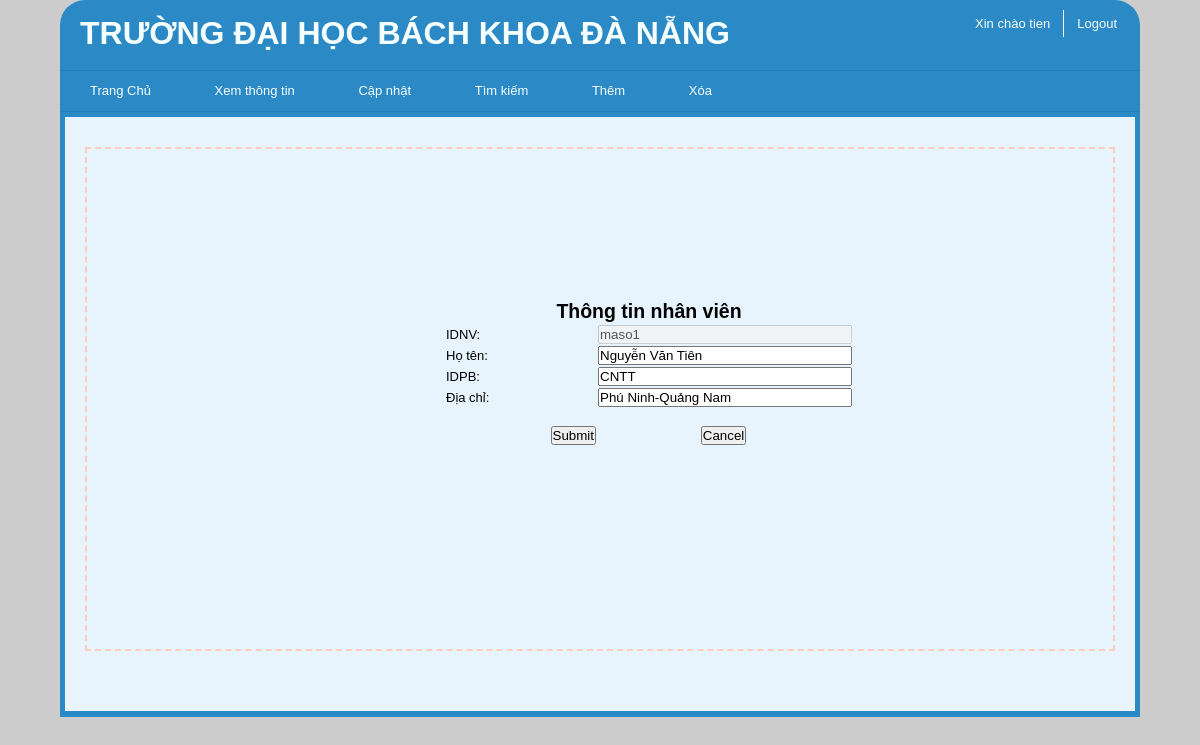
The page /dulieu/CapNhapNVCT.php?IDNV=maso1 (signed in) on the database its author committed.
### tables this page shows
CREATE TABLE `nhanvien` (
  `IDNV` varchar(20) NOT NULL,
  `Hoten` varchar(50) NOT NULL,
  `IDPB` varchar(20) NOT NULL,
  `Diachi` varchar(50) NOT NULL
);

### dulieu/CapNhapNVCT.php (the view, shortened to what this page needs)
<?php
    include("index.php");
?>
<!DOCTYPE html>
<html lang="en">
<head>
</head>
<body>
    <?php
        if(isset($_GET["IDNV"])){
            $servername = "localhost:3307";
            $username = "root";
            $passwork = "";
            $dbname = "dulieu";
            $conn = mysqli_connect($servername, $username, $passwork, $dbname);
            $IDNV = $_GET["IDNV"];
            $sql = "SELECT * FROM nhanvien where IDNV = '$IDNV'";
            $result =  mysqli_query($conn, $sql);
            $row = mysqli_fetch_assoc($result);
            $IDNV = $row["IDNV"];
            $Hoten = $row["Hoten"];
            $IDPB = $row["IDPB"];
            $Diachi = $row["Diachi"];
            echo '<div style="width: 650px; position: absolute;top: 250px;left: 27%;">
            <form action="" method="GET" id="form">
                <table style="margin: 50px auto">
                    <caption><h2>Thông tin nhân viên</h2></caption>
                    <colgroup>
                        <col width="150px">
                        <col width="100px">
                        <col width="150px">
                    </colgroup>
                    <tr>
                        <td>IDNV:</td>
                        <td colspan="2"><input type="text" name="IDNV" value = "'.$IDNV.'" style="width: 250px" disabled ></td>
                    </tr>
                    <tr>
                        <td>Họ tên:</td>
                        <td colspan="2"><input type="text" name="Hoten" value = "'.$Hoten.'" style="width: 250px"></td>
                    </tr>
                    <tr>
                        <td>IDPB:</td>
                        <td colspan="2"><input type="text" name="IDPB" value = "'.$IDPB.'" style="width: 250px"></td>
                    </tr>
                    <tr>
                        <td>Địa chỉ:</td>
                        <td colspan="2"><input type="text" name="Diachi" value = "'.$Diachi.'" style="width: 250px"></td>
                    </tr>
                    <tr>
                        <td colspan="3"></br></td>
                    </tr>
                    <tr>
                        <td style="text-align: right"><input type="submit" value="Submit" name="Submit"></td>
                        <td></td>
                        <td style="text-align: left;"><input type="button" value="Cancel" name="cancel" id="myCancel">
                            <script type="text/javascript">
                                document.getElementById("myCancel").onclick = function () {
                                    location.href = "CapNhapNV.php";
                                };
                            </script>
                        </td>
                    </tr>
                </table>
            </form>
        </div>';
        }
    ?>
</body>
</html>

### dulieu/Trangchu.css (style rules this page uses)
body { font-family: Verdana, Geneva, Tahoma, sans-serif; font-size: 13px; font-weight: 300; background: #cccccc; }
* { margin: 0; padding: 0; }

### rows shown on the page
nhanvien: IDNV "maso1", Hoten "Nguyễn Văn Tiên", IDPB "CNTT", Diachi "Phú Ninh-Quảng Nam"

### other values the page prints
$name "tien"
